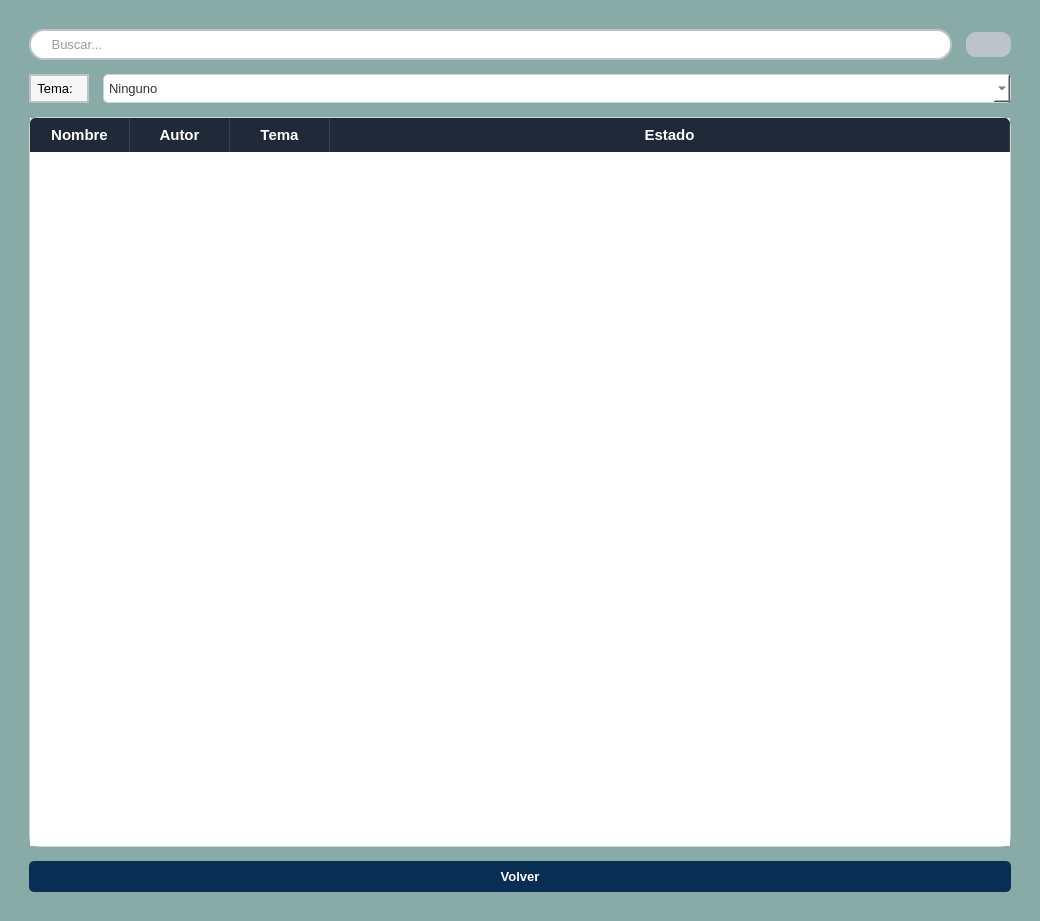
<?xml version="1.0" encoding="UTF-8"?>
<ui version="4.0">
 <class>Dialog</class>
 <widget class="QDialog" name="Dialog">
  <property name="geometry">
   <rect>
    <x>0</x>
    <y>0</y>
    <width>1040</width>
    <height>921</height>
   </rect>
  </property>
  <property name="sizePolicy">
   <sizepolicy hsizetype="Expanding" vsizetype="Expanding">
    <horstretch>0</horstretch>
    <verstretch>0</verstretch>
   </sizepolicy>
  </property>
  <property name="windowTitle">
   <string>Dialog</string>
  </property>
  <property name="styleSheet">
   <string notr="true">#Dialog {
    background-color: #89ABA7;
}

* {
    font-family: 'Segoe UI', Tahoma, Geneva, Verdana, sans-serif;
    font-size: 13px;
}

QFrame#frame_principal {
    background-color: white;
    border: 2px solid #e5e7eb;
    border-radius: 15px;
}
QTableWidget::item:selected {
    background-color: #dbeafe; 
    color: #1e40af;
}

QComboBox QAbstractItemView {
    background-color: white;
    selection-background-color: #1f2937; 
    selection-color: white; 
}

QLineEdit, QComboBox {
    border: 1px solid #ced4da;
    border-radius: 5px;
    padding: 5px;
    background-color: white;
    color: #333;
}

QLineEdit {
    border: 2px solid #bdc3c7;
    border-radius: 15px; 
    padding: 5px 15px;
    background: white;
    selection-background-color: #34495e;
}

QLabel {
    border: 2px solid #bdc3c7;
    border-radius: 15px; /* Aquí está el redondeo */
    background: white;
    selection-background-color: #34495e;
}
QTableWidget {
    border: 1px solid #d1d5db;
    border-radius: 10px; 
    gridline-color: #f3f4f6;
}
/* Estilo para las cabeceras de la tabla */
QHeaderView::section {
    background-color: #2c3e50;
    color: white;
    padding: 5px;
    border: none;
    font-weight: bold;
}


QPushButton#boton_buscar {
    background-color: #bdc3c7;
    color: white;
    border-radius: 10px;
    padding: 5px;
}

QPushButton#boton_buscar:hover {
    background-color: #d5dbdb;
}

QPushButton#boton_buscar:pressed {
    background-color: #7f8c8d;
}

QHeaderView::section:last {
    border-top-right-radius: 5px;
}

QHeaderView::section:first {
    border-top-left-radius: 5px;
}

QHeaderView::section {
    background-color: #1f2937; 
    color: #ffffff; /* Texto blanco */
    font-family: &quot;Segoe UI&quot;, Arial, sans-serif;
    font-size: 15px;
    font-weight: bold; /* Negrita */
    padding: 6px;
    border: none;
    border-right: 1px solid #374151; /* Una pequeña línea divisoria entre títulos */
}

</string>
  </property>
  <layout class="QVBoxLayout" name="verticalLayout_2">
   <property name="sizeConstraint">
    <enum>QLayout::SetMaximumSize</enum>
   </property>
   <item>
    <layout class="QHBoxLayout" name="horizontalLayout_4"/>
   </item>
   <item>
    <layout class="QHBoxLayout" name="horizontalLayout_9">
     <property name="leftMargin">
      <number>10</number>
     </property>
     <property name="topMargin">
      <number>10</number>
     </property>
     <property name="rightMargin">
      <number>10</number>
     </property>
     <property name="bottomMargin">
      <number>10</number>
     </property>
     <item>
      <layout class="QVBoxLayout" name="verticalLayout">
       <property name="spacing">
        <number>14</number>
       </property>
       <property name="leftMargin">
        <number>8</number>
       </property>
       <property name="topMargin">
        <number>8</number>
       </property>
       <property name="rightMargin">
        <number>8</number>
       </property>
       <property name="bottomMargin">
        <number>8</number>
       </property>
       <item>
        <layout class="QHBoxLayout" name="horizontalLayout_2">
         <item>
          <layout class="QHBoxLayout" name="horizontalLayout">
           <item>
            <widget class="QLineEdit" name="linea_busqueda">
             <property name="text">
              <string/>
             </property>
             <property name="placeholderText">
              <string> Buscar...</string>
             </property>
            </widget>
           </item>
          </layout>
         </item>
         <item>
          <widget class="QPushButton" name="boton_buscar">
           <property name="text">
            <string/>
           </property>
           <property name="icon">
            <iconset>
             <normaloff>recursos/Lupa.png</normaloff>recursos/Lupa.png</iconset>
           </property>
           <property name="iconSize">
            <size>
             <width>25</width>
             <height>25</height>
            </size>
           </property>
          </widget>
         </item>
        </layout>
       </item>
       <item>
        <layout class="QHBoxLayout" name="horizontalLayout_6">
         <item>
          <widget class="QLabel" name="label">
           <property name="maximumSize">
            <size>
             <width>60</width>
             <height>16777215</height>
            </size>
           </property>
           <property name="styleSheet">
            <string notr="true">QLabel {
    background-color: #f6f6f6;
}</string>
           </property>
           <property name="text">
            <string> Tema:</string>
           </property>
          </widget>
         </item>
         <item>
          <widget class="QComboBox" name="opcion_buscador">
           <property name="currentText">
            <string>Ninguno</string>
           </property>
           <property name="currentIndex">
            <number>0</number>
           </property>
           <property name="placeholderText">
            <string>Seleccionar un tema</string>
           </property>
           <property name="frame">
            <bool>true</bool>
           </property>
           <item>
            <property name="text">
             <string>Ninguno</string>
            </property>
           </item>
           <item>
            <property name="text">
             <string>Matemáticas</string>
            </property>
           </item>
           <item>
            <property name="text">
             <string>Física</string>
            </property>
           </item>
           <item>
            <property name="text">
             <string>Química</string>
            </property>
           </item>
           <item>
            <property name="text">
             <string>Bilogía</string>
            </property>
           </item>
           <item>
            <property name="text">
             <string>Geología</string>
            </property>
           </item>
           <item>
            <property name="text">
             <string>Medicina</string>
            </property>
           </item>
           <item>
            <property name="text">
             <string>Enfermería</string>
            </property>
           </item>
           <item>
            <property name="text">
             <string>Veterinaria</string>
            </property>
           </item>
           <item>
            <property name="text">
             <string>Psicología</string>
            </property>
           </item>
           <item>
            <property name="text">
             <string>Dibujo técnico</string>
            </property>
           </item>
           <item>
            <property name="text">
             <string>IA</string>
            </property>
           </item>
           <item>
            <property name="text">
             <string>Informática</string>
            </property>
           </item>
           <item>
            <property name="text">
             <string>Economía</string>
            </property>
           </item>
           <item>
            <property name="text">
             <string>Historia</string>
            </property>
           </item>
           <item>
            <property name="text">
             <string>Filosofía</string>
            </property>
           </item>
           <item>
            <property name="text">
             <string>Derecho</string>
            </property>
           </item>
           <item>
            <property name="text">
             <string>Literatura</string>
            </property>
           </item>
           <item>
            <property name="text">
             <string>Música</string>
            </property>
           </item>
           <item>
            <property name="text">
             <string>Arte</string>
            </property>
           </item>
           <item>
            <property name="text">
             <string>Electrónica</string>
            </property>
           </item>
           <item>
            <property name="text">
             <string>Mecánica</string>
            </property>
           </item>
           <item>
            <property name="text">
             <string>Diseño</string>
            </property>
           </item>
           <item>
            <property name="text">
             <string>Deporte</string>
            </property>
           </item>
          </widget>
         </item>
        </layout>
       </item>
       <item>
        <widget class="QTableWidget" name="tabla_libros">
         <property name="sizePolicy">
          <sizepolicy hsizetype="Expanding" vsizetype="Expanding">
           <horstretch>0</horstretch>
           <verstretch>0</verstretch>
          </sizepolicy>
         </property>
         <property name="minimumSize">
          <size>
           <width>0</width>
           <height>0</height>
          </size>
         </property>
         <property name="maximumSize">
          <size>
           <width>16777215</width>
           <height>16777215</height>
          </size>
         </property>
         <property name="styleSheet">
          <string notr="true"/>
         </property>
         <property name="editTriggers">
          <set>QAbstractItemView::NoEditTriggers</set>
         </property>
         <property name="alternatingRowColors">
          <bool>true</bool>
         </property>
         <property name="selectionMode">
          <enum>QAbstractItemView::SingleSelection</enum>
         </property>
         <property name="selectionBehavior">
          <enum>QAbstractItemView::SelectRows</enum>
         </property>
         <property name="showGrid">
          <bool>false</bool>
         </property>
         <attribute name="horizontalHeaderCascadingSectionResizes">
          <bool>false</bool>
         </attribute>
         <attribute name="horizontalHeaderDefaultSectionSize">
          <number>100</number>
         </attribute>
         <attribute name="horizontalHeaderShowSortIndicator" stdset="0">
          <bool>false</bool>
         </attribute>
         <attribute name="horizontalHeaderStretchLastSection">
          <bool>true</bool>
         </attribute>
         <attribute name="verticalHeaderVisible">
          <bool>false</bool>
         </attribute>
         <attribute name="verticalHeaderCascadingSectionResizes">
          <bool>false</bool>
         </attribute>
         <attribute name="verticalHeaderStretchLastSection">
          <bool>false</bool>
         </attribute>
         <column>
          <property name="text">
           <string>Nombre</string>
          </property>
         </column>
         <column>
          <property name="text">
           <string>Autor</string>
          </property>
         </column>
         <column>
          <property name="text">
           <string>Tema</string>
          </property>
         </column>
         <column>
          <property name="text">
           <string>Estado</string>
          </property>
         </column>
        </widget>
       </item>
       <item>
        <widget class="QPushButton" name="boton_volver">
         <property name="styleSheet">
          <string notr="true">QPushButton {
    background-color: #082e53; 
    color: white;  
    border-radius: 5px; 
    padding: 8px;  
    font-weight: bold;
}

QPushButton:hover {
    background-color: #1b5084; 
}

QPushButton:pressed {
    background-color: #031324; 
}</string>
         </property>
         <property name="text">
          <string>Volver</string>
         </property>
         <property name="autoDefault">
          <bool>false</bool>
         </property>
        </widget>
       </item>
      </layout>
     </item>
    </layout>
   </item>
   <item>
    <layout class="QHBoxLayout" name="horizontalLayout_3"/>
   </item>
  </layout>
 </widget>
 <resources/>
 <connections/>
</ui>
